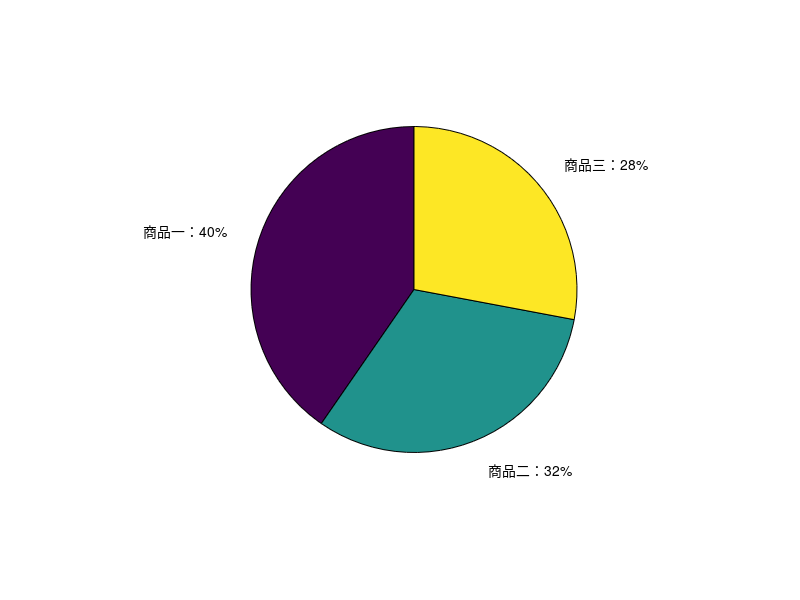

Write MATLAB code to recreate this figure. (Note: this script raises an error after producing the figure.)
% 饼图的绘制
function Example09
h0=figure('toolbar','none',...
    'position',[200 150 450 250],...
    'name','Example09');
t=[54 21 35;
    68 54 35;
    45 25 12;
    48 68 45;
    68 54 69];
x=sum(t);
h=pie(x);
textobjs=findobj(h,'type','text');
str1=get(textobjs,{'string'});
val1=get(textobjs,{'extent'});
oldext=cat(1,val1{:});
names={'商品一：';'商品二：';'商品三：'};
str2=strcat(names,str1);
set(textobjs,{'string'},str2)
val2=get(textobjs,{'extent'});
newext=cat(1,val2{:});
offset=sign(oldext(:,1)).*(newext(:,3)-oldext(:,3))/2;
pos=get(textobjs,{'position'});
textpos=cat(1,pos{:});
textpos(:,1)=textpos(:,1)+offset;
set(textobjs,{'position'},num2cell(textpos,[3,2]))
